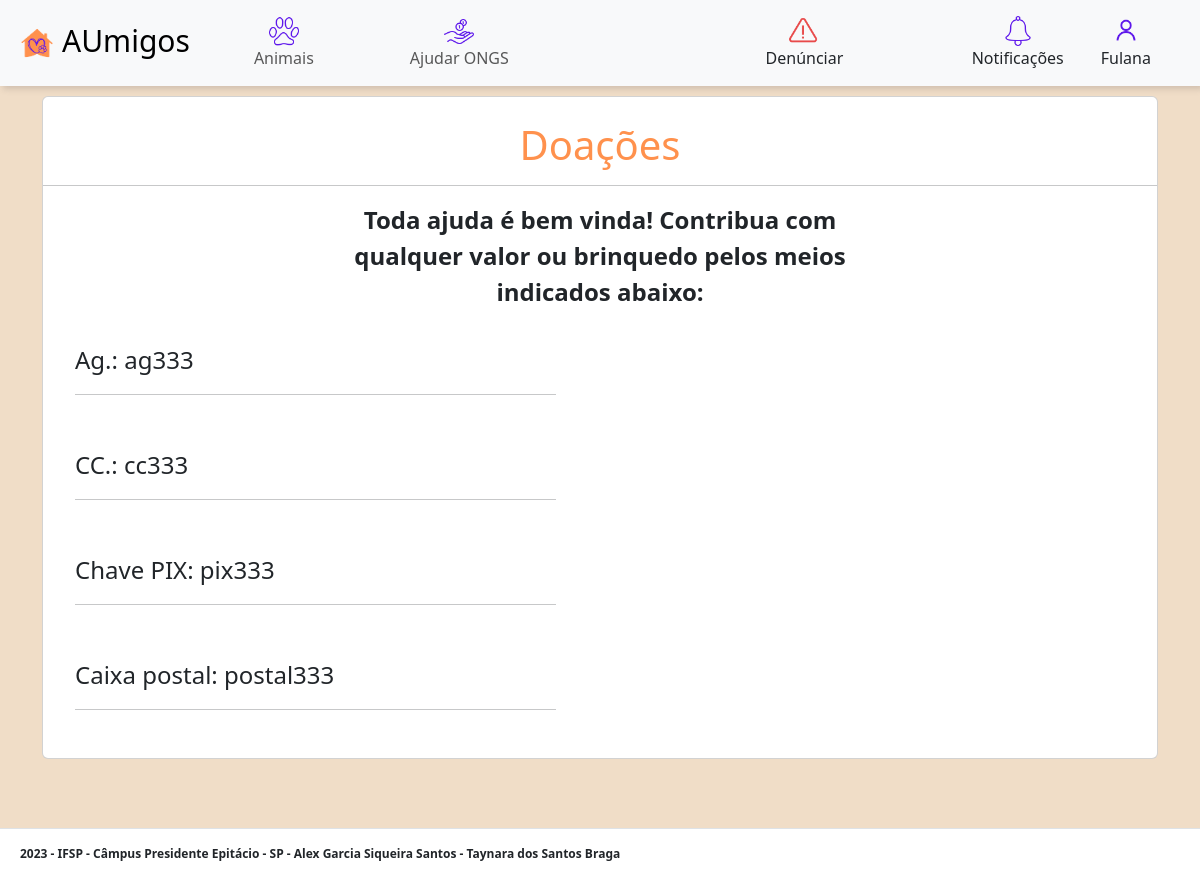
/u_doacoes_cont.php?ong_cnpj=123-1 (signed in), run on the app's committed database.
### tables this page shows
CREATE TABLE Usuario (
	usuario_codigo INT NOT NULL AUTO_INCREMENT,
	usuario_cpf VARCHAR(14) NOT NULL UNIQUE,
    usuario_foto VARCHAR(255),
	nome VARCHAR(45) NOT NULL,
	sobrenome VARCHAR(45) NOT NULL,
	data_nasc DATE NOT NULL,
	email VARCHAR(45) NOT NULL,
	senha VARCHAR(45) NOT NULL,
	cidade VARCHAR(45) NOT NULL,
	estado VARCHAR(45) NOT NULL,
	PRIMARY KEY (usuario_codigo)
);

CREATE TABLE Ong (
	ong_codigo INT NOT NULL AUTO_INCREMENT,
	ong_cnpj VARCHAR(45) NOT NULL UNIQUE,
	nome_fantasia VARCHAR(45) NOT NULL,
    ong_foto VARCHAR(255),
	cidade VARCHAR(45) NOT NULL,
	estado VARCHAR(45) NOT NULL,
	endereco VARCHAR(45) NOT NULL,
	descricao VARCHAR(80),
	email_ong VARCHAR(45) NOT NULL,
	senha_ong VARCHAR(45) NOT NULL,
	agencia VARCHAR(45),
	conta_corrente VARCHAR(45),
	chave_pix VARCHAR(45),
	caixa_postal VARCHAR(45),
	PRIMARY KEY (ong_codigo)
);

### funcoes/_funcoesConfigBanco.php (called while the page is built, shortened)
<?php
function executarSelect($con, $sql){
    $res = mysqli_query($con, $sql);
    if($res && mysqli_num_rows($res) > 0){
        $dados = mysqli_fetch_all($res, MYSQLI_ASSOC);
    } else {
        $dados = array();
    }
    return $dados;
}

### u_doacoes_cont.php (the view, shortened to what this page needs)
<?php
include "layout/_cabecalho.php";
include "layout/_u_navbar.php";
$conexao = conectarBanco("aumigos");
$ongs = executarSelect($conexao, "SELECT * FROM Ong");
if (isset($_GET["ong_cnpj"])) {
  for ($i = 0; $i < count($ongs); $i++) {
    if ($ong_cnpj = $ongs[$i]["ong_cnpj"]) {
      $agencia = $ongs[$i]["agencia"];
      $conta_corrente = $ongs[$i]["conta_corrente"];
      $chave_pix = $ongs[$i]["chave_pix"];
      $caixa_postal = $ongs[$i]["caixa_postal"];
    }
  }
}
?>
<main class="container">
  <br><br><br><br>
  <div class="col-12 card">
    <div class="text-center">
      <br>
      <h1 class="titulo1">Doações</h1>
      <hr>
      <div class="fs-4 texto2">Toda ajuda é bem vinda! Contribua com qualquer valor
        ou brinquedo pelos meios indicados abaixo:</div>
    </div>
    <div class="row">
      <div class="col-6">
        <div class="fs-4 m-3 card-body">
          Ag.: <?= $agencia ?>
          <hr>
          <br>
          CC.: <?= $conta_corrente ?>
          <hr>
          <br>
          Chave PIX: <?= $chave_pix ?>
          <hr>
          <br>
          Caixa postal: <?= $caixa_postal ?>
          <hr>
        </div>
      </div>
      <div class="col-6">
      </div>
    </div>
  </div>
  <br><br><br><br><br>
</main>
<?php
include "layout/_rodape.php";
?>

### layout/_u_navbar.php (shortened to what this page needs)
<?php
$usuario_codigo = $_SESSION["usuario_codigo"];
$conexao = conectarBanco("aumigos");
$sql = "SELECT * FROM Usuario WHERE usuario_codigo = $usuario_codigo";
$usuarios = executarSelect($conexao, $sql);
$nome = $usuarios[0]["nome"];
?>
<nav class="navbar navbar-expand-lg bg-body-tertiary navbar fixed-top nav-shadow">
  <div class="container-fluid">
    <a class="navbar-brand d-flex justify-content-center" href="u_index.php?usuario_codigo=<?= $usuario_codigo ?>" style="font-size: 30px;">
      <img src="imagens/classica.png" alt="Logo" width="50px" height="50px" class="d-inline-block align-text-top">
      AUmigos
    </a>
    <div class="collapse navbar-collapse" id="navbarSupportedContent">
      <ul class="navbar-nav me-auto mb-2 mb-lg-0">
        <li class="nav-item">
          <a class="nav-link" href="u_animais.php?usuario_codigo=<?= $usuario_codigo ?>">
            <div class="d-flex flex-column align-items-center">
              <img src="imagens/icons8-pegada-de-gato-100.png" style="width: 30px;">
              Animais
            </div>
          </a>
        </li>
        <li class="nav-item">
          <a class="nav-link" href="u_doacoes.php?usuario_codigo=<?= $usuario_codigo ?>">
            <div class="d-flex flex-column align-items-center">
              <img src="imagens/icons8-receber-dinheiro-100.png" style="width: 30px;">
              Ajudar ONGS
            </div>
          </a>
        </li>
      </ul>
      <div class="ms-lg-auto me-lg-4">
        <a class="nav-link" href="u_denunciar.php?usuario_codigo=<?= $usuario_codigo ?>">
          <div class="d-flex flex-column align-items-center">
            <img src="imagens/icons8-erro-100.png" style="width: 30px;">
            Denúnciar
          </div>
        </a>
      </div>
      <div class="ms-lg-auto me-lg-4">
        <a class="nav-link" href="u_notificacoes.php?usuario_codigo=<?= $usuario_codigo ?>">
          <div class="d-flex flex-column align-items-center">
            <img src="imagens/icons8-lembrete-de-compromissos-100.png" style="width: 30px;">
            Notificações
          </div>
        </a>
      </div>
      <div class="me-lg-4 dropdown">
        <div class="btn d-flex flex-column align-items-center" data-bs-toggle="dropdown" aria-expanded="false">
          <img src="imagens/icons8-usuário-100.png" style="width: 30px;">
          <?= $nome ?>
        </div>
      </div>
    </div>
  </div>
</nav>

### data on the page
usuario: nome "Fulana"
ong: agencia "ag333", conta_corrente "cc333", chave_pix "pix333", caixa_postal "postal333"
